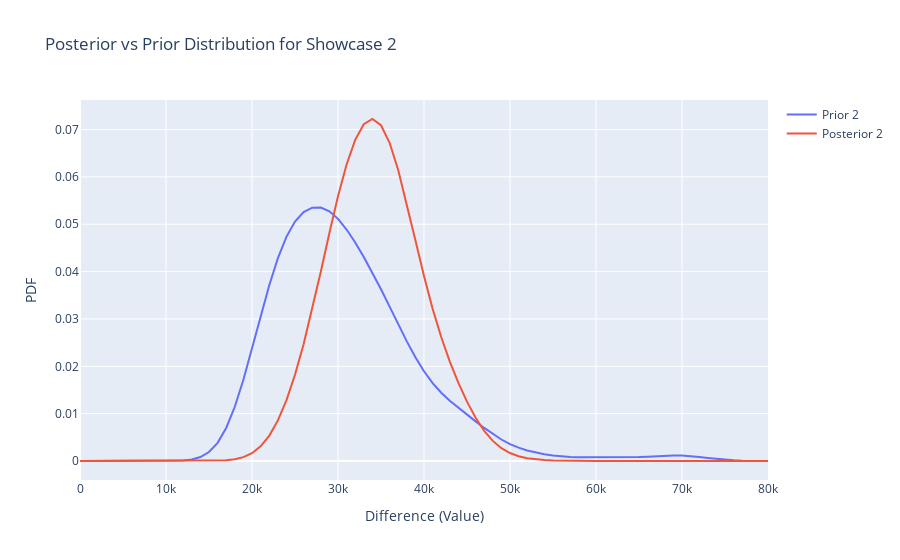

Here is the notebook cell this chart was saved with:
### Code cell
fig = go.Figure()

fig.add_trace(
    go.Line(
        x=prior2.index,
        y=prior2['probs'],
        name='Prior 2'
    )
)

fig.add_trace(
    go.Line(
        x=df_posterior2.index,
        y=df_posterior2['probs'],
        name='Posterior 2'
    )
)


fig.update_layout(
    xaxis_title='Difference (Value)',
    yaxis_title='PDF',
    title='Posterior vs Prior Distribution for Showcase 2'
)

fig.show()
